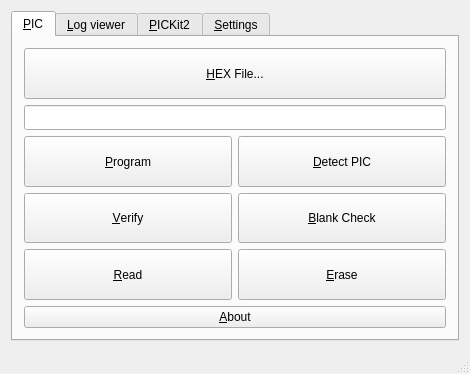
<?xml version="1.0" encoding="UTF-8"?>
<ui version="4.0">
 <class>MainWindow</class>
 <widget class="QMainWindow" name="MainWindow">
  <property name="geometry">
   <rect>
    <x>0</x>
    <y>0</y>
    <width>470</width>
    <height>374</height>
   </rect>
  </property>
  <property name="sizePolicy">
   <sizepolicy hsizetype="Preferred" vsizetype="Preferred">
    <horstretch>0</horstretch>
    <verstretch>0</verstretch>
   </sizepolicy>
  </property>
  <property name="windowTitle">
   <string>QPICkit</string>
  </property>
  <property name="windowIcon">
   <iconset resource="img/img.qrc">
    <normaloff>:/PICkit2.png</normaloff>:/PICkit2.png</iconset>
  </property>
  <widget class="QWidget" name="centralWidget">
   <layout class="QGridLayout" name="gridLayout_2">
    <item row="0" column="0">
     <widget class="QTabWidget" name="mainTab">
      <property name="currentIndex">
       <number>0</number>
      </property>
      <widget class="QWidget" name="tabPIC">
       <attribute name="icon">
        <iconset resource="img/img.qrc">
         <normaloff>:/processor.png</normaloff>:/processor.png</iconset>
       </attribute>
       <attribute name="title">
        <string>&amp;PIC</string>
       </attribute>
       <layout class="QGridLayout" name="gridLayout">
        <item row="0" column="0" colspan="2">
         <widget class="QPushButton" name="hexFileButton">
          <property name="sizePolicy">
           <sizepolicy hsizetype="Expanding" vsizetype="Expanding">
            <horstretch>0</horstretch>
            <verstretch>0</verstretch>
           </sizepolicy>
          </property>
          <property name="minimumSize">
           <size>
            <width>0</width>
            <height>43</height>
           </size>
          </property>
          <property name="text">
           <string>&amp;HEX File...</string>
          </property>
          <property name="icon">
           <iconset resource="img/img.qrc">
            <normaloff>:/browse.png</normaloff>:/browse.png</iconset>
          </property>
          <property name="iconSize">
           <size>
            <width>32</width>
            <height>32</height>
           </size>
          </property>
         </widget>
        </item>
        <item row="1" column="0" colspan="2">
         <widget class="QLineEdit" name="hexFileLineEdit">
          <property name="font">
           <font>
            <family>Noto Sans</family>
           </font>
          </property>
         </widget>
        </item>
        <item row="2" column="0">
         <widget class="QPushButton" name="programButton">
          <property name="sizePolicy">
           <sizepolicy hsizetype="Expanding" vsizetype="Expanding">
            <horstretch>0</horstretch>
            <verstretch>0</verstretch>
           </sizepolicy>
          </property>
          <property name="minimumSize">
           <size>
            <width>0</width>
            <height>43</height>
           </size>
          </property>
          <property name="text">
           <string>&amp;Program</string>
          </property>
          <property name="icon">
           <iconset resource="img/img.qrc">
            <normaloff>:/burn.png</normaloff>:/burn.png</iconset>
          </property>
          <property name="iconSize">
           <size>
            <width>32</width>
            <height>32</height>
           </size>
          </property>
         </widget>
        </item>
        <item row="2" column="1">
         <widget class="QPushButton" name="detectButton">
          <property name="sizePolicy">
           <sizepolicy hsizetype="Expanding" vsizetype="Expanding">
            <horstretch>0</horstretch>
            <verstretch>0</verstretch>
           </sizepolicy>
          </property>
          <property name="minimumSize">
           <size>
            <width>0</width>
            <height>43</height>
           </size>
          </property>
          <property name="text">
           <string>&amp;Detect PIC</string>
          </property>
          <property name="icon">
           <iconset resource="img/img.qrc">
            <normaloff>:/processor.png</normaloff>:/processor.png</iconset>
          </property>
          <property name="iconSize">
           <size>
            <width>32</width>
            <height>32</height>
           </size>
          </property>
         </widget>
        </item>
        <item row="3" column="0">
         <widget class="QPushButton" name="verifyButton">
          <property name="sizePolicy">
           <sizepolicy hsizetype="Expanding" vsizetype="Expanding">
            <horstretch>0</horstretch>
            <verstretch>0</verstretch>
           </sizepolicy>
          </property>
          <property name="minimumSize">
           <size>
            <width>0</width>
            <height>43</height>
           </size>
          </property>
          <property name="text">
           <string>&amp;Verify</string>
          </property>
          <property name="icon">
           <iconset resource="img/img.qrc">
            <normaloff>:/verify.png</normaloff>:/verify.png</iconset>
          </property>
          <property name="iconSize">
           <size>
            <width>32</width>
            <height>32</height>
           </size>
          </property>
         </widget>
        </item>
        <item row="3" column="1">
         <widget class="QPushButton" name="blankCheckButton">
          <property name="sizePolicy">
           <sizepolicy hsizetype="Expanding" vsizetype="Expanding">
            <horstretch>0</horstretch>
            <verstretch>0</verstretch>
           </sizepolicy>
          </property>
          <property name="minimumSize">
           <size>
            <width>0</width>
            <height>43</height>
           </size>
          </property>
          <property name="text">
           <string>&amp;Blank Check</string>
          </property>
          <property name="icon">
           <iconset resource="img/img.qrc">
            <normaloff>:/refresh.png</normaloff>:/refresh.png</iconset>
          </property>
          <property name="iconSize">
           <size>
            <width>32</width>
            <height>32</height>
           </size>
          </property>
         </widget>
        </item>
        <item row="4" column="0">
         <widget class="QPushButton" name="readButton">
          <property name="sizePolicy">
           <sizepolicy hsizetype="Expanding" vsizetype="Expanding">
            <horstretch>0</horstretch>
            <verstretch>0</verstretch>
           </sizepolicy>
          </property>
          <property name="minimumSize">
           <size>
            <width>0</width>
            <height>43</height>
           </size>
          </property>
          <property name="text">
           <string>&amp;Read</string>
          </property>
          <property name="icon">
           <iconset resource="img/img.qrc">
            <normaloff>:/read.png</normaloff>:/read.png</iconset>
          </property>
          <property name="iconSize">
           <size>
            <width>32</width>
            <height>32</height>
           </size>
          </property>
         </widget>
        </item>
        <item row="4" column="1">
         <widget class="QPushButton" name="eraseButton">
          <property name="sizePolicy">
           <sizepolicy hsizetype="Expanding" vsizetype="Expanding">
            <horstretch>0</horstretch>
            <verstretch>0</verstretch>
           </sizepolicy>
          </property>
          <property name="minimumSize">
           <size>
            <width>0</width>
            <height>43</height>
           </size>
          </property>
          <property name="text">
           <string>&amp;Erase</string>
          </property>
          <property name="icon">
           <iconset resource="img/img.qrc">
            <normaloff>:/eraser.png</normaloff>:/eraser.png</iconset>
          </property>
          <property name="iconSize">
           <size>
            <width>32</width>
            <height>32</height>
           </size>
          </property>
         </widget>
        </item>
        <item row="5" column="0" colspan="2">
         <widget class="QPushButton" name="aboutButton">
          <property name="text">
           <string>&amp;About</string>
          </property>
          <property name="icon">
           <iconset resource="img/img.qrc">
            <normaloff>:/information.png</normaloff>:/information.png</iconset>
          </property>
         </widget>
        </item>
       </layout>
      </widget>
      <widget class="QWidget" name="tabLog">
       <attribute name="icon">
        <iconset resource="img/img.qrc">
         <normaloff>:/log.png</normaloff>:/log.png</iconset>
       </attribute>
       <attribute name="title">
        <string>&amp;Log viewer</string>
       </attribute>
       <layout class="QGridLayout" name="gridLayout_3">
        <item row="0" column="0">
         <widget class="QPlainTextEdit" name="logTextArea">
          <property name="font">
           <font>
            <family>Noto Mono</family>
           </font>
          </property>
          <property name="readOnly">
           <bool>true</bool>
          </property>
         </widget>
        </item>
       </layout>
      </widget>
      <widget class="QWidget" name="tabPICkit2">
       <attribute name="icon">
        <iconset resource="img/img.qrc">
         <normaloff>:/PICkit2.png</normaloff>:/PICkit2.png</iconset>
       </attribute>
       <attribute name="title">
        <string>&amp;PICKit2</string>
       </attribute>
       <layout class="QGridLayout" name="gridLayout_4">
        <item row="2" column="0">
         <widget class="QPushButton" name="setNewIDButton">
          <property name="text">
           <string>Set new ID</string>
          </property>
         </widget>
        </item>
        <item row="2" column="1">
         <widget class="QLineEdit" name="setNewIDLineEdit">
          <property name="text">
           <string>PICkit2</string>
          </property>
          <property name="maxLength">
           <number>14</number>
          </property>
         </widget>
        </item>
        <item row="1" column="0" colspan="2">
         <widget class="QPlainTextEdit" name="pickitInfoTextArea">
          <property name="enabled">
           <bool>true</bool>
          </property>
          <property name="font">
           <font>
            <family>Noto Mono</family>
           </font>
          </property>
          <property name="acceptDrops">
           <bool>false</bool>
          </property>
          <property name="readOnly">
           <bool>true</bool>
          </property>
         </widget>
        </item>
        <item row="0" column="0" colspan="2">
         <widget class="QPushButton" name="detectPICkitButton">
          <property name="text">
           <string>Detect programmer</string>
          </property>
          <property name="icon">
           <iconset resource="img/img.qrc">
            <normaloff>:/PICkit2.png</normaloff>:/PICkit2.png</iconset>
          </property>
         </widget>
        </item>
       </layout>
      </widget>
      <widget class="QWidget" name="tabSettings">
       <attribute name="icon">
        <iconset resource="img/img.qrc">
         <normaloff>:/configuration.png</normaloff>:/configuration.png</iconset>
       </attribute>
       <attribute name="title">
        <string>&amp;Settings</string>
       </attribute>
       <widget class="QRadioButton" name="pk2RadioButton">
        <property name="geometry">
         <rect>
          <x>50</x>
          <y>30</y>
          <width>100</width>
          <height>20</height>
         </rect>
        </property>
        <property name="text">
         <string>&amp;PICkit2</string>
        </property>
        <property name="checked">
         <bool>true</bool>
        </property>
        <attribute name="buttonGroup">
         <string notr="true">buttonGroup</string>
        </attribute>
       </widget>
       <widget class="QRadioButton" name="appRadioButton">
        <property name="geometry">
         <rect>
          <x>50</x>
          <y>50</y>
          <width>100</width>
          <height>20</height>
         </rect>
        </property>
        <property name="text">
         <string>&amp;ArdPicProg</string>
        </property>
        <property name="checked">
         <bool>false</bool>
        </property>
        <attribute name="buttonGroup">
         <string notr="true">buttonGroup</string>
        </attribute>
       </widget>
       <widget class="QLabel" name="programmerLabel">
        <property name="geometry">
         <rect>
          <x>20</x>
          <y>10</y>
          <width>100</width>
          <height>20</height>
         </rect>
        </property>
        <property name="text">
         <string>Programmer</string>
        </property>
       </widget>
      </widget>
     </widget>
    </item>
   </layout>
  </widget>
  <widget class="QStatusBar" name="statusBar"/>
 </widget>
 <layoutdefault spacing="6" margin="11"/>
 <resources>
  <include location="img/img.qrc"/>
 </resources>
 <connections/>
 <buttongroups>
  <buttongroup name="buttonGroup"/>
 </buttongroups>
</ui>
